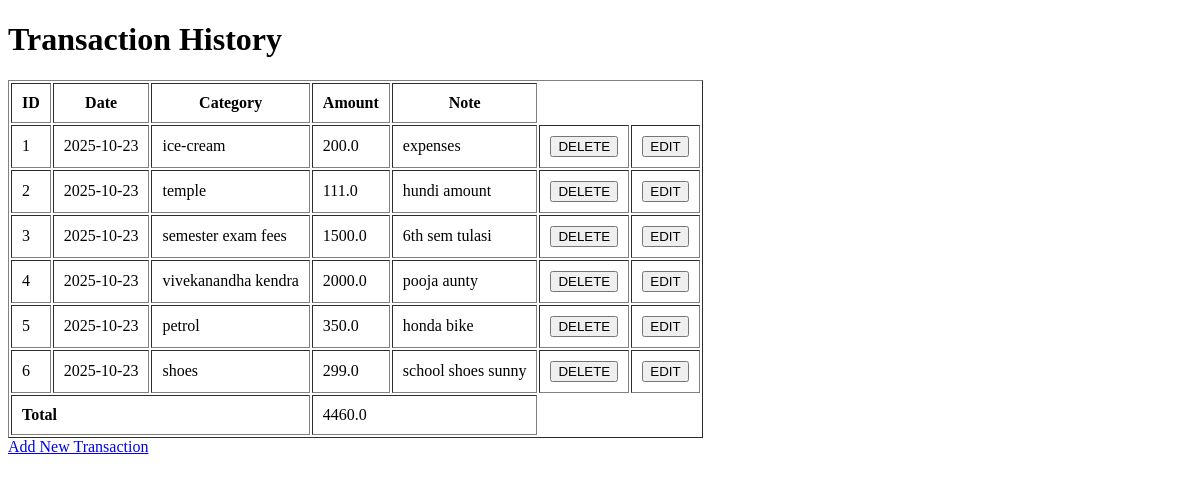
Before: /history with the older database file.
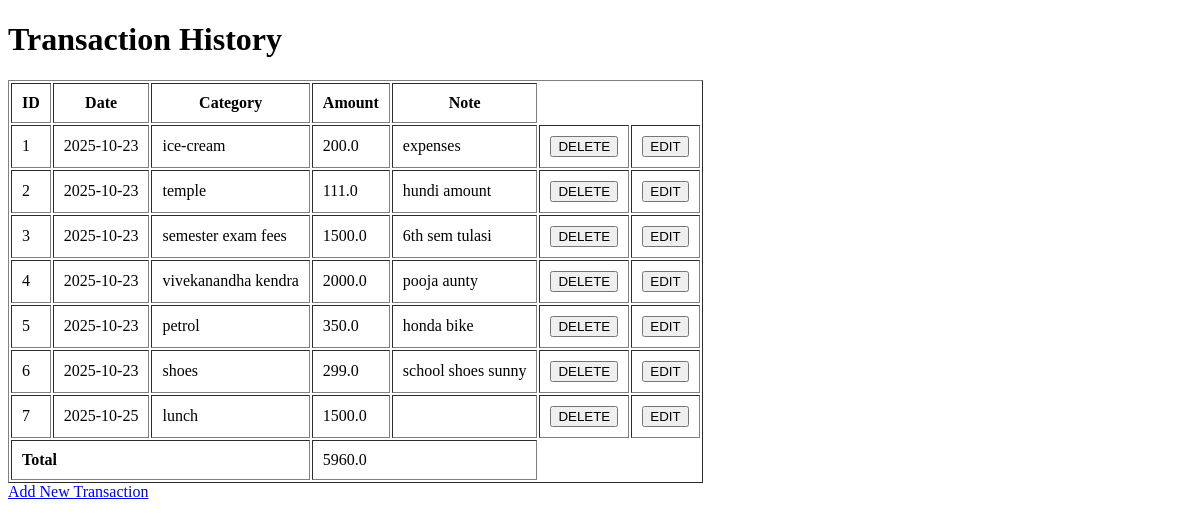
After: the same page with the newer database file.
### tables this page shows
CREATE TABLE transactions (
    id INTEGER PRIMARY KEY AUTOINCREMENT,
    date TEXT NOT NULL,
    category TEXT NOT NULL,
    amount REAL NOT NULL,
    note TEXT
, main_category TEXT);

### app.py (the view)
@app.route('/history')
def history():
    conn = sqlite3.connect('database.db')
    cursor = conn.cursor()
    cursor.execute("SELECT * FROM transactions ORDER by id")
    transactions = cursor.fetchall()
    total_amount = sum([t[3] for t in transactions])  # t[3] is the 'amount' column
    conn.close()
    return render_template('history.html',transactions = transactions, total_amount= total_amount)

### templates/history.html (shortened to what this page needs)
<!DOCTYPE html>
<html lang="en">
<head>
</head>
<body>
    <h1>Transaction History</h1>
    <table border="1" cellpadding="10">
        <tr>
            <th>ID</th>
            <th>Date</th>
            <th>Category</th>
            <th>Amount</th>
            <th>Note</th>
        </tr>
        {% for t in transactions %}
        <tr>
            <td>{{ loop.index }}</td>
            <td>{{ t[1] }}</td>
            <td>{{ t[2] }}</td>
            <td>{{ t[3] }}</td>
            <td>{{ t[4] }}</td>
            <td>
                <form action="/delete_transaction/{{ t[0] }}" method="post" style="display:inline;">
                    <button type="submit">DELETE</button>
                </form>
            </td>
            <td>
                <form action="/edit/{{ t[0] }}" method="get" style="display:inline;">
                    <button type="submit">EDIT</button>
                </form>
            </td>
        </tr>
        {% endfor %}
        <tr>
            <td colspan="3"><strong>Total</strong></td>
            <td colspan="2">{{ total_amount }}</td>
        </tr>
    </table>
    <a href="/">Add New Transaction</a>
</body>
</html>

Changed rows visible on the page:
added transactions: date "2025-10-25", category "lunch", amount "1500.0"
Other visible differences:
{{ total_amount }}: "4460.0" → "5960.0"
